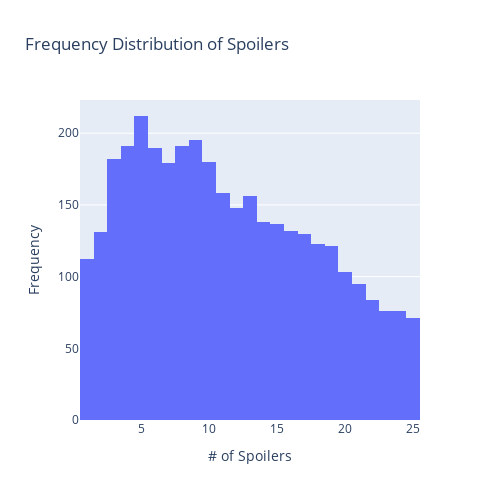

Write notebook code for a chart like this one.
### Code cell
# Create a histogram
fig = px.histogram(data, x=data, nbins=30, title="Frequency Distribution of Spoilers")
fig.update_layout(xaxis_title="# of Spoilers", yaxis_title="Frequency", width=500, height=500)
fig.show()

### Figure 1 — Plotly figure (JSON) as saved in the notebook; plotly's stock layout.template omitted (floating-point values rounded to 4 significant figures; data arrays with more than 128 entries replaced by an {"elided": "..."} marker saying what was removed)
{"data": [{"alignmentgroup": "True", "bingroup": "x", "hovertemplate": "x=%{x}<br>count=%{y}<extra></extra>", "legendgroup": "", "marker": {"color": "#636efa", "pattern": {"shape": ""}}, "name": "", "nbinsx": 30, "offsetgroup": "", "orientation": "v", "showlegend": false, "type": "histogram", "x": {"elided": "3511 int values"}, "xaxis": "x", "yaxis": "y"}], "layout": {"barmode": "relative", "height": 500, "legend": {"tracegroupgap": 0}, "title": {"text": "Frequency Distribution of Spoilers"}, "width": 500, "xaxis": {"anchor": "y", "autorange": true, "domain": [0, 1], "range": [0.5, 25.5], "title": {"text": "# of Spoilers"}, "type": "linear"}, "yaxis": {"anchor": "x", "autorange": true, "domain": [0, 1], "range": [0, 223.2], "title": {"text": "Frequency"}}}}
